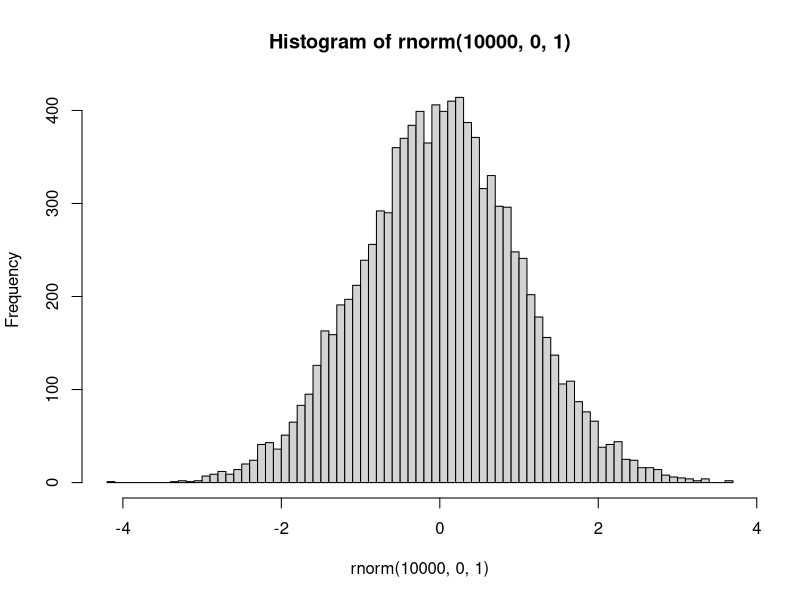
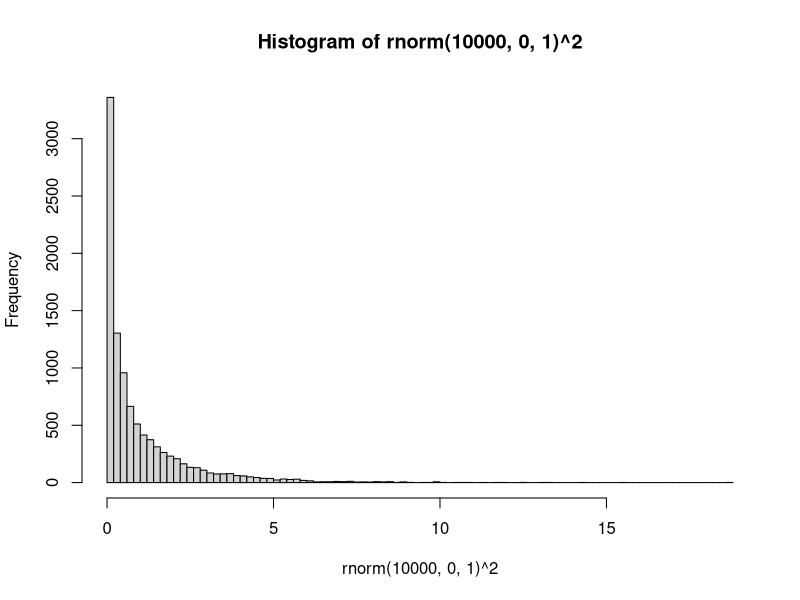
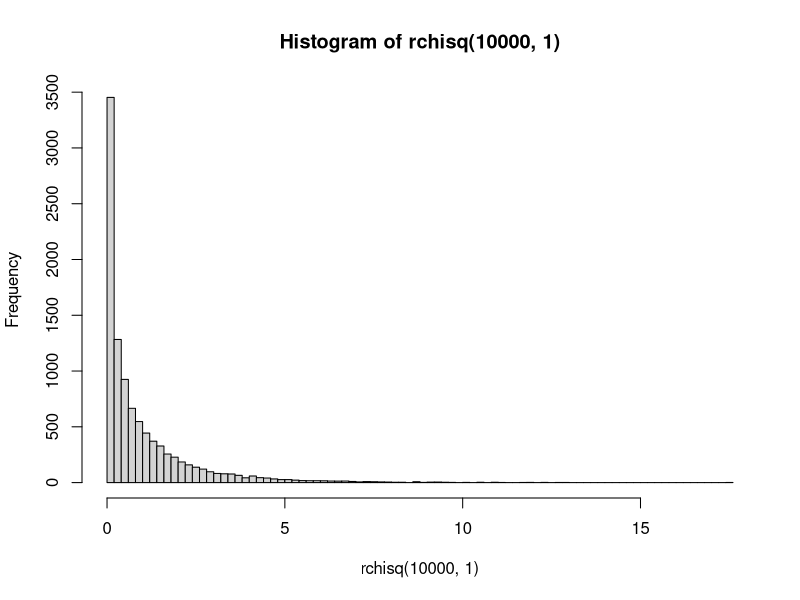
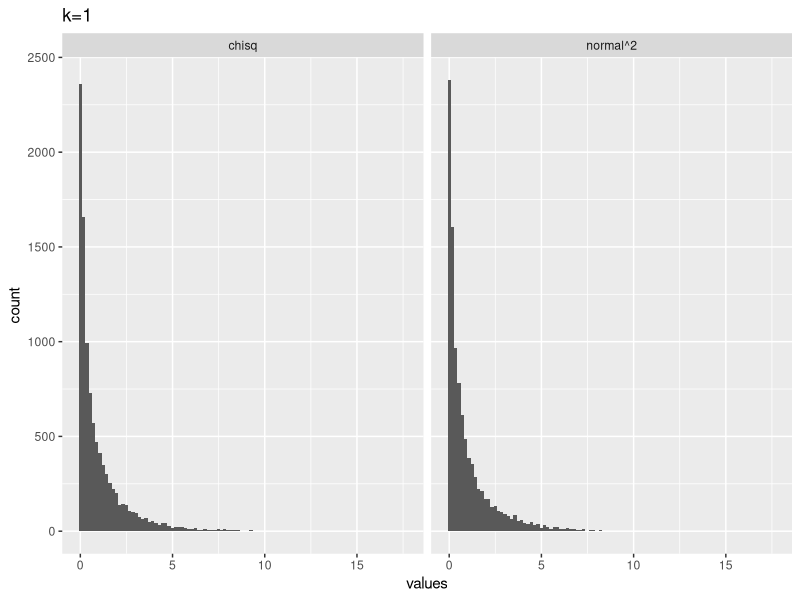
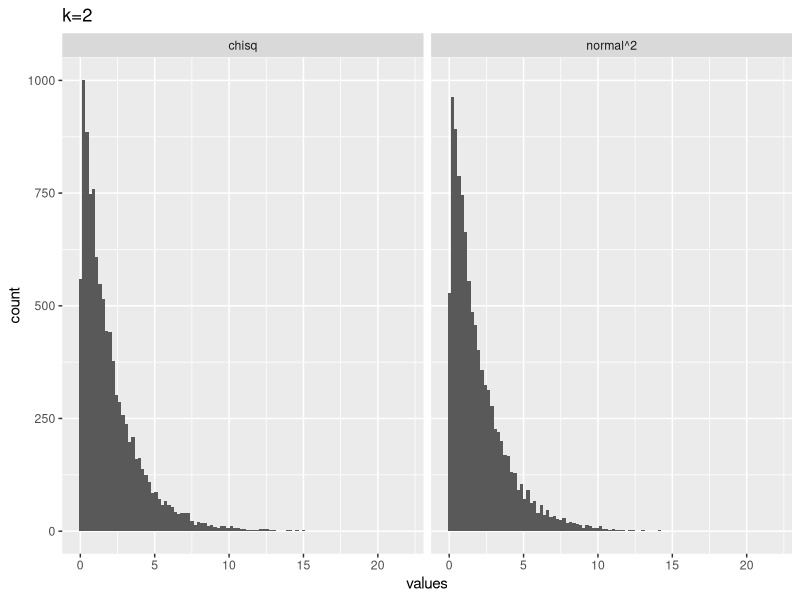
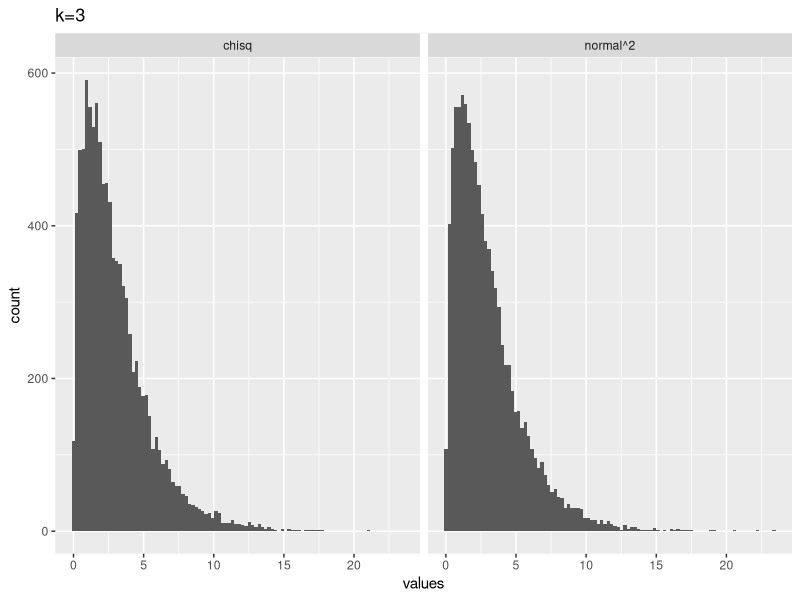
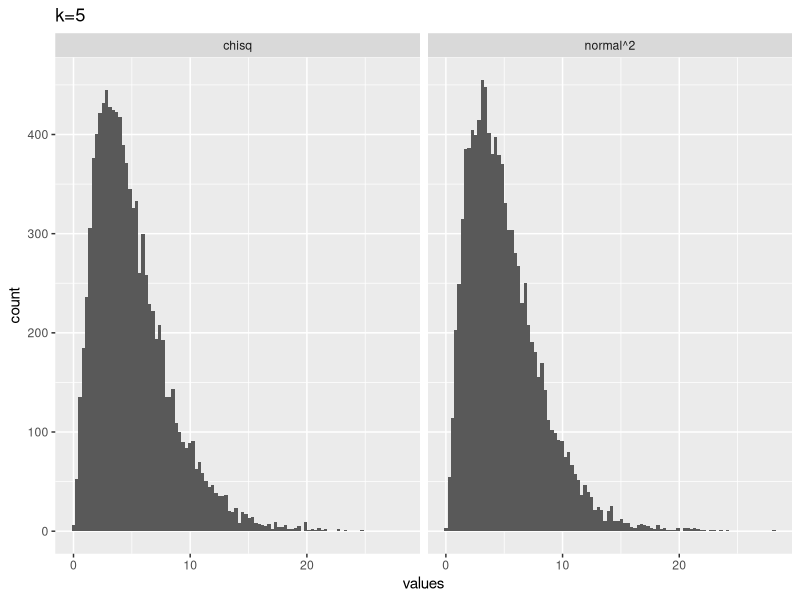
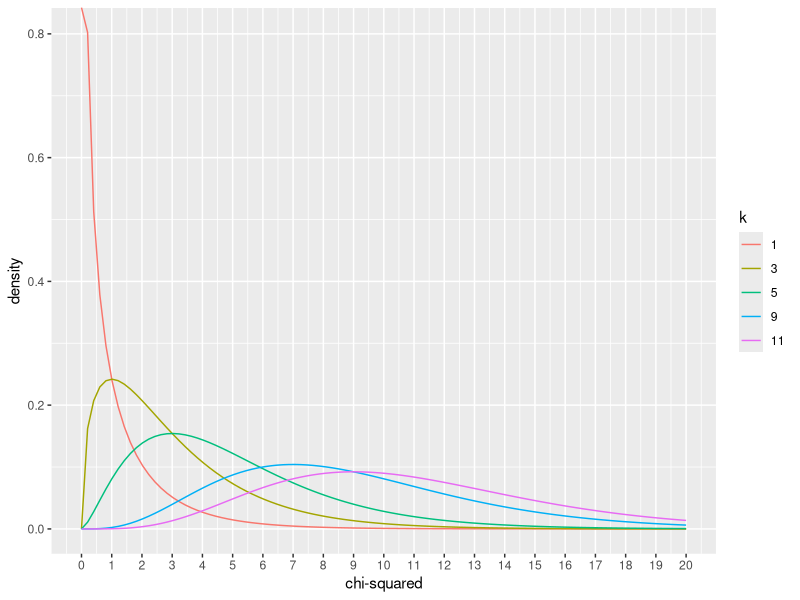

The R source for these figures, in order:
## ---- chunk 1
knitr::opts_chunk$set(
  collapse = TRUE,
  comment = "#>",
  message = FALSE,
  warning = FALSE
)
## ---- chunk 2
?chisq.test
## ---- chunk 3
my_vals <- c(20,30)
(xsq <- chisq.test(my_vals))

xsq$statistic
xsq$observed
xsq$expected
xsq$residuals


sum(((xsq$observed - xsq$expected)^2) / xsq$expected)

## ---- chunk 4
my_vals <- c(20,30)
chisq.test(my_vals, p = c(.25,.75))
## ---- chunk 5
my_vals <- c(20,30,10,10,30,30)
chisq.test(my_vals)
## ---- chunk 6
M <- as.table(rbind(c(762, 327, 468), c(484, 239, 477)))
dimnames(M) <- list(gender = c("F", "M"),
                    party = c("Democrat","Independent", "Republican"))
(Xsq <- chisq.test(M))  # Prints test summary
Xsq$observed   # observed counts (same as M)
Xsq$expected   # expected counts under the null
Xsq$residuals  # Pearson residuals
Xsq$stdres     # standardized residuals
Xsq$p.value
Xsq$statistic
## ---- chunk 7
coin_toss <- data.frame(outcome = c("H","T"),
                        O = c(23,27),
                        E = c(25,25))
knitr::kable(coin_toss)
## ---- chunk 8
library(dplyr)

coin_toss <- coin_toss %>%
  mutate(d = O - E) %>%
  mutate(d_sq = d^2) %>%
  mutate(div = d_sq/E )

knitr::kable(coin_toss)

# compute chi-square
sum(coin_toss$div)

# compute chi-square 
O <- c(23,27)
E <- c(25,25)
sum(((O-E)^2)/E)

# compute chi-square
chisq.test(x=c(23,27))

## ---- chunk 9
chisq.test(x=c(47,3))
## ---- chunk 10
# normal histogram
hist(rnorm(10000,0,1), breaks = 100)

# chi-squared with k = 1
hist(rnorm(10000,0,1)^2, breaks = 100)
## ---- chunk 11
hist(rchisq(10000,1), breaks=100)
## ---- chunk 12
# k = 1
from_normal <- replicate(10000, rnorm(1,0,1)^2)
from_chisq  <- rchisq(10000,1)
plot_df <- data.frame(values = c(from_normal,
                                 from_chisq),
                      source = c("normal^2","chisq"))

library(ggplot2)
ggplot(plot_df, aes(x=values))+
  geom_histogram(bins=100)+
  ggtitle("k=1")+
  facet_wrap(~source)
## ---- chunk 13
# k = 2
from_normal <- replicate(10000, sum(rnorm(2,0,1)^2))
from_chisq  <- rchisq(10000,2)
plot_df <- data.frame(values = c(from_normal,
                                 from_chisq),
                      source = c("normal^2","chisq"))

library(ggplot2)
ggplot(plot_df, aes(x=values))+
  geom_histogram(bins=100)+
  ggtitle("k=2")+
  facet_wrap(~source)
## ---- chunk 14
# k = 3
from_normal <- replicate(10000, sum(rnorm(3,0,1)^2))
from_chisq  <- rchisq(10000,3)
plot_df <- data.frame(values = c(from_normal,
                                 from_chisq),
                      source = c("normal^2","chisq"))

library(ggplot2)
ggplot(plot_df, aes(x=values))+
  geom_histogram(bins=100)+
  ggtitle("k=3")+
  facet_wrap(~source)
## ---- chunk 15
# k = 5
from_normal <- replicate(10000, sum(rnorm(5,0,1)^2))
from_chisq  <- rchisq(10000,5)
plot_df <- data.frame(values = c(from_normal,
                                 from_chisq),
                      source = c("normal^2","chisq"))

library(ggplot2)
ggplot(plot_df, aes(x=values))+
  geom_histogram(bins=100)+
  ggtitle("k=5")+
  facet_wrap(~source)
## ---- chunk 16

plot_df <- data.frame(values = c(dchisq(x=seq(0,20,length.out = 100), df=1),
                                 dchisq(x=seq(0,20,length.out = 100), df=3),
                                 dchisq(x=seq(0,20,length.out = 100), df=5),
                                 dchisq(x=seq(0,20,length.out = 100), df=9),
                                 dchisq(x=seq(0,20,length.out = 100), df=11)
                                 ),
                      x = rep(seq(0,20,length.out = 100),5),
                      k = as.factor(rep(c(1,3,5,9,11), each = 100))
                      )

ggplot(plot_df, aes(x = x, y=values, color=k, group=k))+
  geom_line()+
  ylab("density")+
  xlab("chi-squared")+
  scale_x_continuous(breaks=0:20)

## ---- chunk 17
a<- replicate(10000,sum(rnorm(5,0,1)^2))
hist(a)

## ---- chunk 18
mean(rnorm(10000,0,1))
## ---- chunk 19
mean(rnorm(10000,0,1)^2)
## ---- chunk 20
mean(rchisq(10000,10))
## ---- chunk 21
# flip a coin 10 times
hist(rbinom(10000,10,.5), breaks=seq(0,10,1))

# flip a coin 100 times
hist(rbinom(10000,100,.5), breaks=seq(20,80,1))
## ---- chunk 22
pbinom(2,10,.5, lower.tail = TRUE)*2
## ---- chunk 23
chisq.test(c(2,8))
## ---- chunk 24
pbinom(40,100,.5, lower.tail = TRUE)*2
chisq.test(c(40,60))
## ---- chunk 25
pbinom(450,1000,.5, lower.tail = TRUE)*2
chisq.test(c(450,550))
## ---- chunk 26
pbinom(4900,10000,.5, lower.tail = TRUE)*2
chisq.test(c(4900,5100))
## ---- chunk 27
pchisq(18.24, 19, lower.tail = FALSE)
## ---- chunk 28
replicate(5,sample(c(1,0),2))
## ---- chunk 29
chisq.test(replicate(5,sample(c(1,0),2)))
## ---- chunk 30
chisq.test(replicate(5,sample(c(1,0),2)))
## ---- chunk 31
chisq.test(replicate(19,sample(c(1,0),2)))
